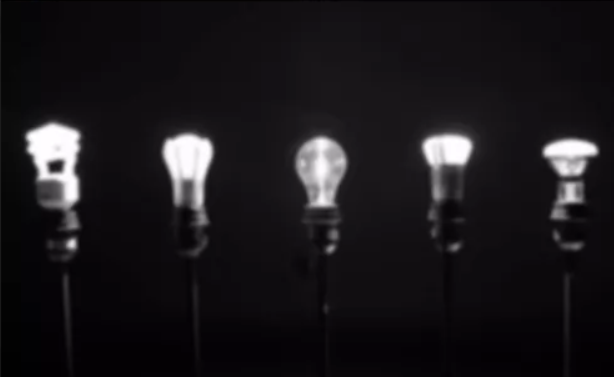
#> input picture Light_Detection/demo.png, 614 x 377 px
$ python main.py
#> lines starting #> are read from the running program, lines starting #| are printed output that depends on the picture; after the words box and inside, x2 and y2 are one past the last pixel; in counts of white or black regions, pixels touching at a corner belong together
# import the necessary packages

from imutils import contours
from skimage import measure
import numpy as np
import imutils
import cv2

# load the image, convert it to grayscale, and blur it
image = cv2.imread("demo.png")
#> image is the input picture: shape (377, 614, 3); mean B, G, R 26.8, 23.7, 26.3
gray = cv2.cvtColor(image, cv2.COLOR_BGR2GRAY)
blurred = cv2.GaussianBlur(gray, (11, 11), 0)

# cv2.imshow("blurred",blurred)
# cv2.waitKey(0)
# cv2.destroyAllWindows()

# threshold the image to reveal light regions in the
# blurred image
thresh = cv2.threshold(blurred, 200, 255, cv2.THRESH_BINARY)[1]
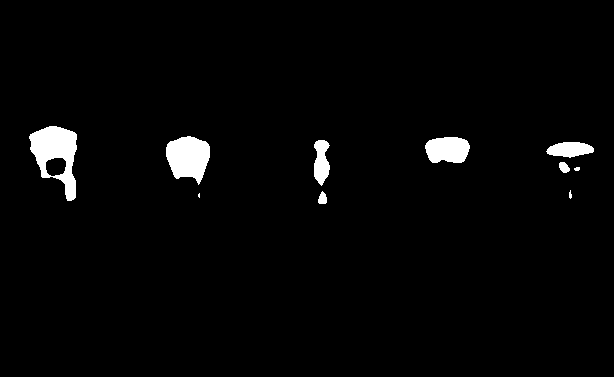
#> thresh: shape (377, 614); 2.5% white; 10 white regions (2 under 20 px), largest, box (x1, y1, x2, y2) and area: (29, 126, 77, 201) 1933, (166, 136, 210, 185) 1530, (425, 137, 470, 163) 972

# cv2.imshow("test",thresh)
# cv2.waitKey(0)
# cv2.destroyAllWindows()


# perform a series of erosions and dilations to remove
# any small blobs of noise from the thresholded image
thresh = cv2.erode(thresh, None, iterations=2)
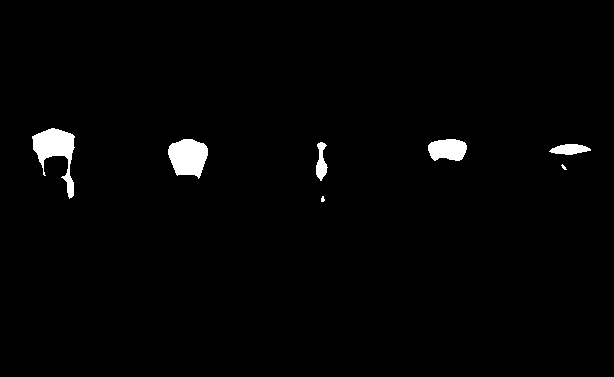
#> thresh: shape (377, 614); 1.6% white; 7 white regions (2 under 20 px), largest, box (x1, y1, x2, y2) and area: (32, 128, 75, 199) 1289, (168, 139, 208, 179) 1173, (428, 139, 467, 161) 692, (549, 144, 591, 155) 316, (316, 142, 328, 181) 276
thresh = cv2.dilate(thresh, None, iterations=4)
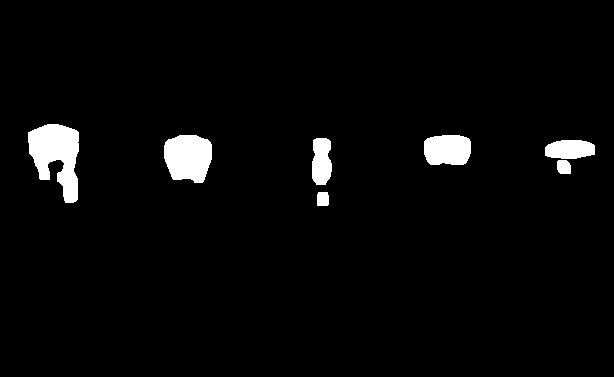
#> thresh: shape (377, 614); 3.3% white; 7 white regions, largest, box (x1, y1, x2, y2) and area: (28, 124, 79, 203) 2537, (164, 135, 212, 183) 1885, (424, 135, 471, 165) 1268

# cv2.imshow("test",thresh)
# cv2.waitKey(0)
# cv2.destroyAllWindows()

# perform a connected component analysis on the thresholded
# image, then initialize a mask to store only the "large"
# components
labels = measure.label(thresh, connectivity=2, background=0)
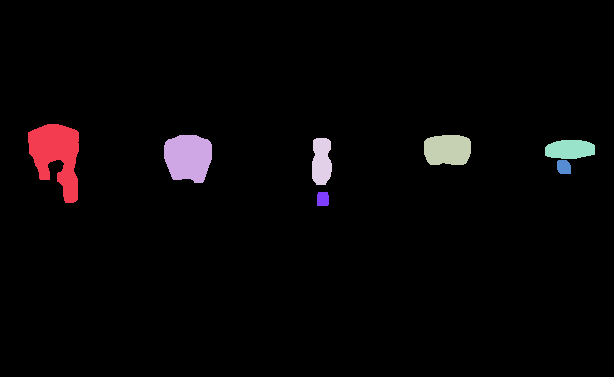
#> labels: shape (377, 614) int64; 8 distinct labels, from 0 to 7; one colour per label, 0 black
mask = np.zeros(thresh.shape, dtype="uint8")
# loop over the unique components
for label in np.unique(labels):
    # if this is the background label, ignore it
    if label == 0:
        continue
    # otherwise, construct the label mask and count the
    # number of pixels
    labelMask = np.zeros(thresh.shape, dtype="uint8")
    labelMask[labels == label] = 255
    numPixels = cv2.countNonZero(labelMask)
    # if the number of pixels in the component is sufficiently
    # large, then add it to our mask of "large blobs"
    if numPixels > 300:
        mask = cv2.add(mask, labelMask)
#> this loop made 8 passes
#> numPixels on passes 2 to 8: 2537, 1885, 1268, 796, 804, 177, 162
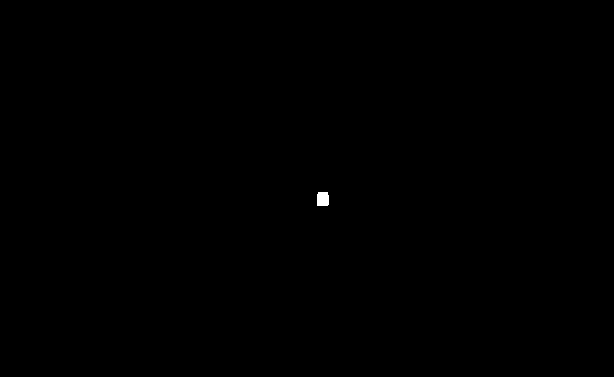
#> labelMask: shape (377, 614); 0.07% white; 1 white region, box (x1, y1, x2, y2) and area: (317, 192, 329, 206) 162
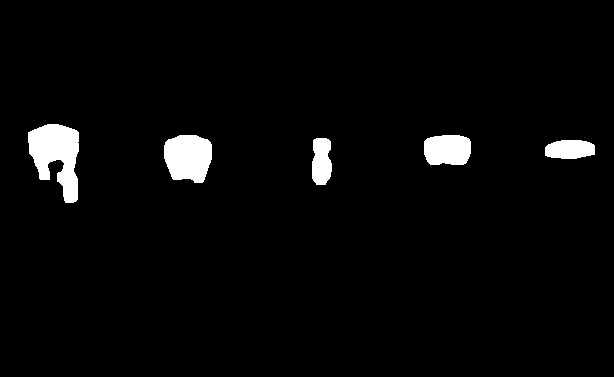
#> mask: shape (377, 614); 3.1% white; 5 white regions

# find the contours in the mask, then sort them from left to
# right
cnts = cv2.findContours(mask.copy(), cv2.RETR_EXTERNAL,
                        cv2.CHAIN_APPROX_SIMPLE)
#> cnts = 5 contours; box (x1, y1, x2, y2) and area: (28, 124, 79, 203) 2406, (164, 135, 212, 183) 1808, (424, 135, 471, 165) 1204, (545, 140, 595, 159) 746, (312, 138, 332, 185) 738
cnts = imutils.grab_contours(cnts)
cnts = contours.sort_contours(cnts)[0]


# loop over the contours
for (i, c) in enumerate(cnts):
    # draw the bright spot on the image
    (x, y, w, h) = cv2.boundingRect(c)
    ((cX, cY), radius) = cv2.minEnclosingCircle(c)
    cv2.circle(image, (int(cX), int(cY)), int(radius),
               (0, 0, 255), 3)
    cv2.putText(image, "#{}".format(i + 1), (x, y - 15),
                cv2.FONT_HERSHEY_SIMPLEX, 0.45, (0, 0, 255), 2)
#> this loop made 5 passes
#> (x, y, w, h, cX, cY, radius) on passes 1 to 5: (28, 124, 51, 79, 53.42, 165.2, 41.81), (164, 135, 48, 48, 187.5, 158.3, 27.78), (312, 138, 20, 47, 321, 161, 23.54), (424, 135, 47, 30, 447, 147.8, 23.98), (545, 140, 50, 19, 569.5, 150, 25.01)
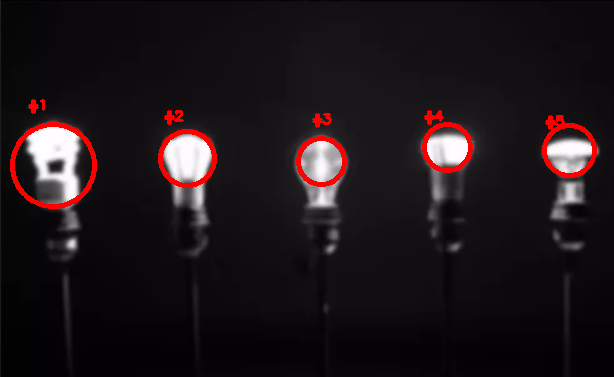
#> image: shape (377, 614, 3); 2.23% of pixels changed, all inside (x1, y1, x2, y2) = (10, 99, 597, 209)


# show the output image
cv2.imshow("Image", image)
cv2.waitKey(0)
